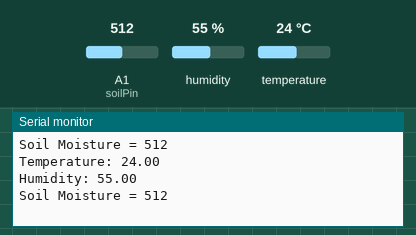
A sketch run on a simulated Arduino Mega 2560, built with avr-gcc and run on an emulated ATmega2560. Parts: the last lines printed to the serial monitor. The test bench sets the inputs (shaded band); at power-on: humidity 55 %, A1 (soilPin) = 512, temperature 24 °C.

Above: at 6.8 s.
6.9 s: humidity set to 22 %
At 8.0 s:
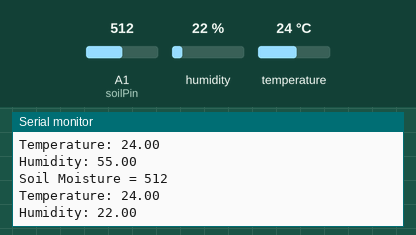
13.6 s: A1 (soilPin) set to 716
At 19.9 s:
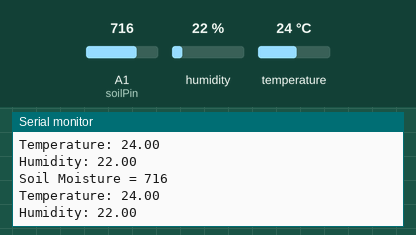
20.3 s: temperature set to 12 °C
At 26.5 s:
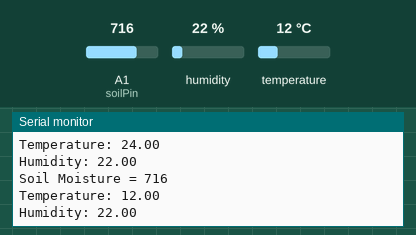
27.0 s: A1 (soilPin) set to 900
At 31.8 s:
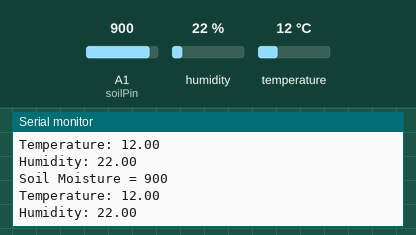
33.7 s: humidity set to 40 %
At 38.4 s:
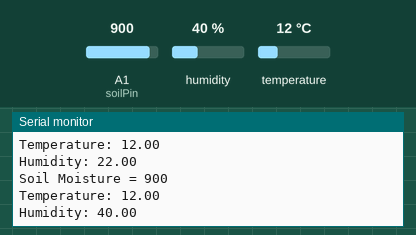
Timing chart, 0 to 39.9 s (numbered marks = the images above; inputs shaded):
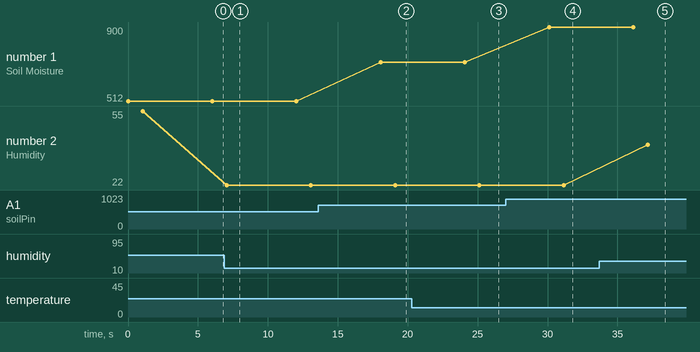

The sketch:

MoistureAndTempSensor.ino
```cpp
#include "DHTesp.h"

DHTesp dht;

int val = 0; //value for storing moisture value
int soilPin = A1;//Declare a variable for the soil moisture sensor
int soilPower = 23;//Variable for Soil moisture Power

//Rather than powering the sensor through the 3.3V or 5V pins,
//we'll use a digital pin to power the sensor. This will
//prevent corrosion of the sensor as it sits in the soil.

void setup()
{
    Serial.begin(9600);   // open serial over USB

    pinMode(soilPower, OUTPUT);//Set D7 as an OUTPUT
    digitalWrite(soilPower, LOW);//Set to LOW so no power is flowing through the sensor

    dht.setup(7, DHTesp::DHT22);
}

void loop()
{
    Serial.print("Soil Moisture = ");
    //get soil moisture value from the function below and print it
    Serial.println(readSoil());

    //This 1 second timefrme is used so you can test the sensor and see it change in real-time.
    //For in-plant applications, you will want to take readings much less frequently.
    delay(1000);//take a reading every second

    //RH & Temp sensor
    TempAndHumidity measurement = dht.getTempAndHumidity();

    Serial.print("Temperature: ");
    Serial.println(measurement.temperature);

    Serial.print("Humidity: ");
    Serial.println(measurement.humidity);

    delay(5000);
}

//This is a function used to get the soil moisture content
int readSoil()
{

    digitalWrite(soilPower, HIGH);//turn D7 "On"
    delay(10);//wait 10 milliseconds
    val = analogRead(soilPin);//Read the SIG value form sensor
    digitalWrite(soilPower, LOW);//turn D7 "Off"
    return val;//send current moisture value
}
```

Measured:
- after the input at 6.9 s, the serial monitor: prints a new line after 0.16 s (image 1)
- after the input at 13.6 s, the serial monitor: prints a new line after 4.5 s (image 2)
- after the input at 20.3 s, the serial monitor: prints a new line after 4.8 s (image 3)
- after the input at 27.0 s, the serial monitor: prints a new line after 3.1 s (image 4)
- after the input at 33.7 s, the serial monitor: prints a new line after 3.5 s (image 5)
- plotted number 1: 512 → 716 after the input at 13.6 s, 716 → 900 after the input at 27.0 s
- plotted number 2: 55 → 22 after the input at 6.9 s, 22 → 40 after the input at 33.7 s
